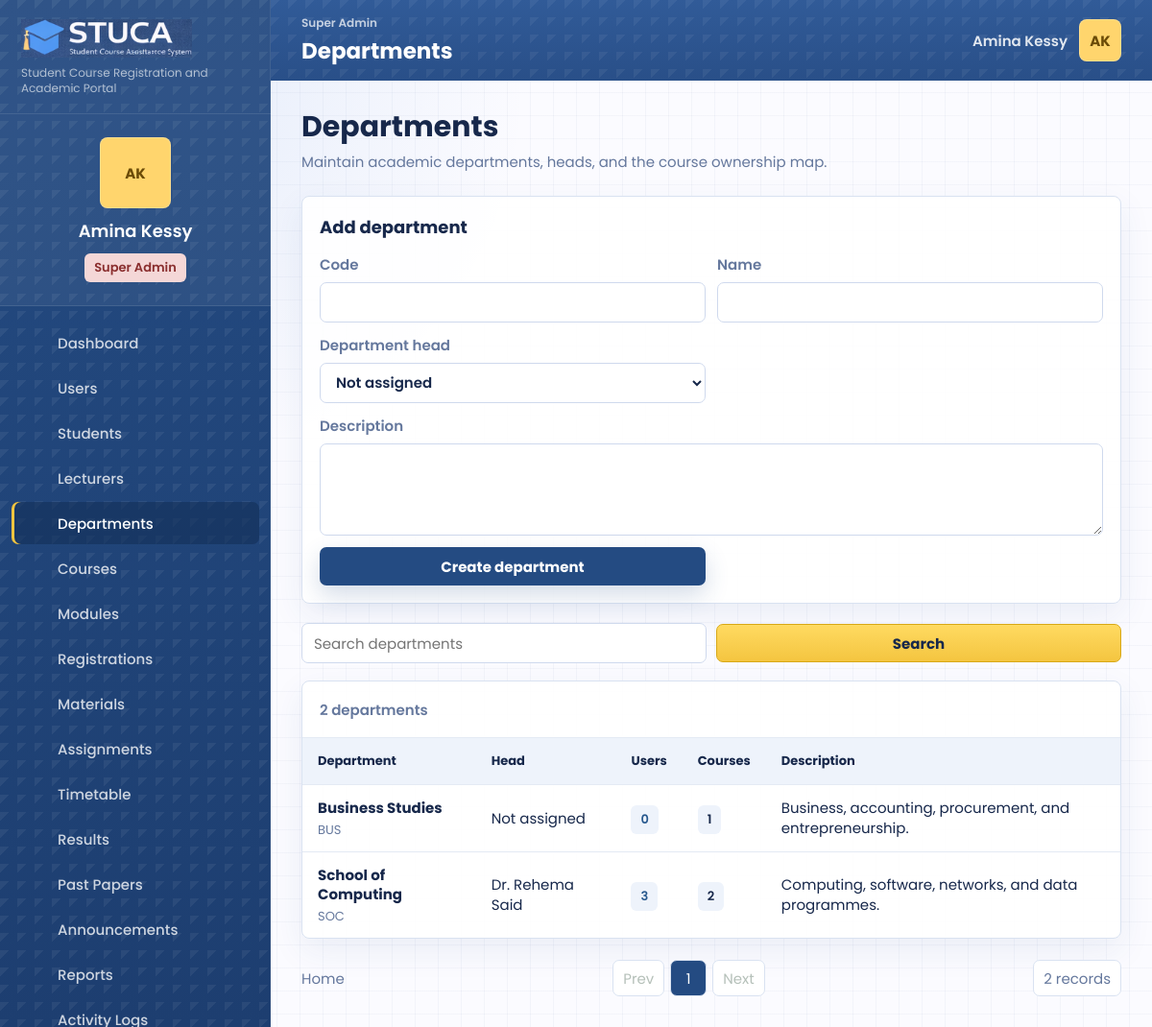
Screenshot of /departments.php (signed in) with the database file from the repository.
### tables this page shows
CREATE TABLE users (
    id INT UNSIGNED AUTO_INCREMENT PRIMARY KEY,
    role_id INT UNSIGNED NOT NULL,
    department_id INT UNSIGNED NULL,
    name VARCHAR(140) NOT NULL,
    email VARCHAR(190) NOT NULL UNIQUE,
    password_hash VARCHAR(255) NOT NULL,
    status ENUM('active', 'suspended') NOT NULL DEFAULT 'active',
    student_number VARCHAR(60) NULL UNIQUE,
    staff_number VARCHAR(60) NULL UNIQUE,
    phone VARCHAR(40) NULL,
    program VARCHAR(160) NULL,
    class_group VARCHAR(80) NULL,
    created_at TIMESTAMP DEFAULT CURRENT_TIMESTAMP,
    updated_at TIMESTAMP DEFAULT CURRENT_TIMESTAMP ON UPDATE CURRENT_TIMESTAMP,
    INDEX idx_users_role (role_id),
    INDEX idx_users_department (department_id),
    INDEX idx_users_status (status),
    CONSTRAINT fk_users_role FOREIGN KEY (role_id) REFERENCES roles(id),
    CONSTRAINT fk_users_department FOREIGN KEY (department_id) REFERENCES departments(id) ON DELETE SET NULL
);

CREATE TABLE departments (
    id INT UNSIGNED AUTO_INCREMENT PRIMARY KEY,
    name VARCHAR(160) NOT NULL,
    code VARCHAR(30) NOT NULL UNIQUE,
    description TEXT NULL,
    head_user_id INT UNSIGNED NULL,
    created_at TIMESTAMP DEFAULT CURRENT_TIMESTAMP,
    updated_at TIMESTAMP DEFAULT CURRENT_TIMESTAMP ON UPDATE CURRENT_TIMESTAMP,
    INDEX idx_departments_code (code)
);

### public/departments.php (the view, shortened to what the rows shown need)
<?php
require dirname(__DIR__) . '/app/bootstrap.php';
$repo = repository();
$user = current_user();
$filters = ['search' => request_value('search')];
$departments = $repo->getDepartments($filters);
$pagination = paginate($departments, (int) request_value('page', '1'), app_config('items_per_page'));
page_start('Departments', 'departments');
?>
<section class="page-title-row">
    <div>
        <h2>Departments</h2>
    </div>
</section>
<?php if (is_admin_role($user['role'])): ?>
<section class="panel compact">
    <div class="panel-heading"><h2>Add department</h2></div>
</section>
<?php endif; ?>
<section class="panel table-panel">
    <div class="responsive-table">
        <table>
            <thead><tr><th>Department</th><th>Head</th><th>Users</th><th>Courses</th><th>Description</th></tr></thead>
            <tbody>
                <?php foreach ($pagination['items'] as $department): ?>
                    <tr>
                        <td><strong><?= e($department['name']) ?></strong><span><?= e($department['code']) ?></span></td>
                        <td><?= e($department['head_name'] ?? 'Not assigned') ?></td>
                        <td><span class="pill soft"><?= e($department['user_count'] ?? 0) ?></span></td>
                        <td><span class="pill"><?= e($department['course_count'] ?? 0) ?></span></td>
                        <td><?= e($department['description'] ?? '') ?></td>
                    </tr>
                <?php endforeach; ?>
            </tbody>
        </table>
    </div>
</section>
<?php
page_end();

### app/includes/layout.php (shortened to what the rows shown need)
<?php
function page_start(string $title, string $active): void
{
    $user = current_user();
    if ($user && !empty($user['email'])) {
        $freshUser = repository()->findUserByEmail($user['email']);
        if ($freshUser) {
            unset($freshUser['password_hash']);
            $user = $freshUser;
        }
    }
    $displayName = $user['name'] ?? 'Guest';
    $role = role_label($user['role'] ?? null);
    ?>
    <!doctype html>
    <html lang="en">
    <head>
        <link rel="stylesheet" href="assets/css/styles.css?v=20260601-workflow">
    </head>
    <body class="page-<?= e($active) ?>">
        <aside class="sidebar" id="sidebar">
            <div class="profile-card">
                <div class="avatar-initials"><?= e(initials($displayName)) ?></div>
                <strong><?= e($displayName) ?></strong>
                <span class="role-pill <?= e(role_badge_class($user['role'] ?? null)) ?>"><?= e($role) ?></span>
            </div>
        </aside>
        <div class="app-shell">
            <header class="topbar">
                <div>
                    <h1><?= e($title) ?></h1>
                </div>
                <div class="topbar-user">
                    <span class="topbar-name"><?= e($displayName) ?></span>
                    <a class="avatar-initials tiny" href="profile.php" aria-label="Open profile"><?= e(initials($displayName)) ?></a>
                </div>
            </header>
            <main class="content" id="content">
    <?php
}
function page_end(): void
{
    ?>
            </main>
        </div>
    </body>
    </html>
    <?php
}
    ?>

### rows the page displays
users: name "AK", name "Amina Kessy"
departments: name "Business Studies", code "BUS", head_name "Not assigned", user_count "0", course_count "1", description "Business, accounting, procurement, and entrepreneurship."
departments: name "School of Computing", code "SOC", head_user.name "Dr. Rehema Said", user_count "3", course_count "2", description "Computing, software, networks, and data programmes."

### other values shown
$config['app_subtitle'] "Student Course Registration and Academic Portal"
$role "Super Admin"
$item['label'] "Dashboard"
$item['label'] "Users"
$item['label'] "Students"
$item['label'] "Lecturers"
$item['label'] "Departments"
$item['label'] "Courses"
$item['label'] "Modules"
$item['label'] "Registrations"
$item['label'] "Materials"
$item['label'] "Assignments"
$item['label'] "Timetable"
$item['label'] "Results"
$item['label'] "Past Papers"
